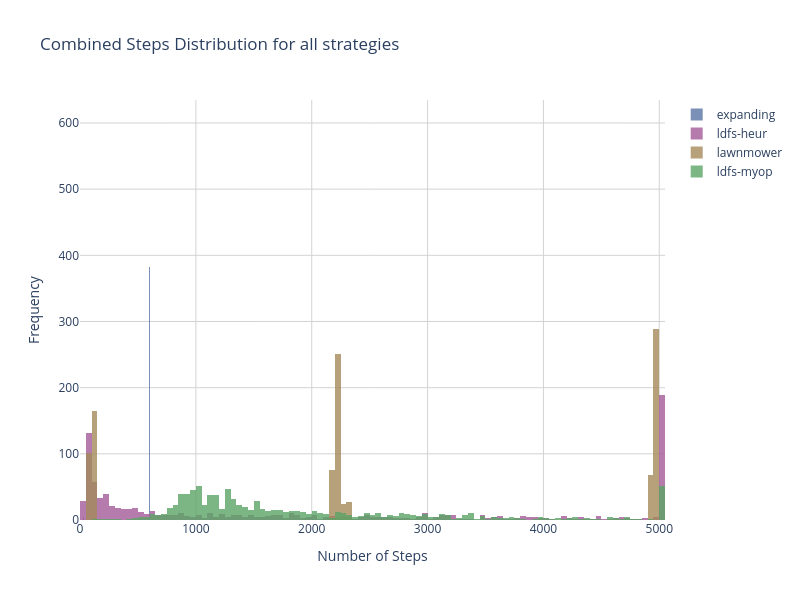

Notebook source saved alongside this figure:
### Markdown cell above
Histogramas de todas las estrategias superpuestos

### Code cell
colors_total = ['#5B75A4', '#A45B99', '#A48A5B', '#5BA466', '#BFACB5']

# Histograma combinado
fig_combined = go.Figure()

for idx, strategy in enumerate(strategies):
    strategy_data = combined_data_exp2[combined_data_exp2['Strategy'] == strategy]['Steps'].dropna()

    # Histograma para cada estrategia
    fig_combined.add_trace(
        go.Histogram(
            x=strategy_data,
            name=strategy,
            nbinsx=200, 
            opacity=0.8,  
            marker=dict(color=colors_total[idx % len(colors_total)]), 
        )
    )

fig_combined.update_layout(
    title_text="Combined Steps Distribution for all strategies",
    xaxis_title="Number of Steps",
    yaxis_title="Frequency",
    barmode='overlay', 
    height=600,
    width=800,
    xaxis=dict(
        showgrid=True,  
        gridcolor='lightgray',
        gridwidth=1,
    ),
    yaxis=dict(
        showgrid=True,  
        gridcolor='lightgray',
        gridwidth=1,
    ),
    plot_bgcolor='white',
)

fig_combined.show()

### Figure 1 — Plotly figure (JSON) as saved in the notebook; plotly's stock layout.template omitted (floating-point values rounded to 4 significant figures; data arrays with more than 128 entries replaced by an {"elided": "..."} marker saying what was removed)
{"data": [{"marker": {"color": "#5B75A4"}, "name": "expanding", "nbinsx": 200, "opacity": 0.8, "type": "histogram", "x": {"elided": "1000 int values"}}, {"marker": {"color": "#A45B99"}, "name": "ldfs-heur", "nbinsx": 200, "opacity": 0.8, "type": "histogram", "x": {"elided": "1000 int values"}}, {"marker": {"color": "#A48A5B"}, "name": "lawnmower", "nbinsx": 200, "opacity": 0.8, "type": "histogram", "x": {"elided": "1000 int values"}}, {"marker": {"color": "#5BA466"}, "name": "ldfs-myop", "nbinsx": 200, "opacity": 0.8, "type": "histogram", "x": {"elided": "1000 int values"}}], "layout": {"barmode": "overlay", "height": 600, "plot_bgcolor": "white", "title": {"text": "Combined Steps Distribution for all strategies"}, "width": 800, "xaxis": {"gridcolor": "lightgray", "gridwidth": 1, "showgrid": true, "title": {"text": "Number of Steps"}}, "yaxis": {"gridcolor": "lightgray", "gridwidth": 1, "showgrid": true, "title": {"text": "Frequency"}}}}
